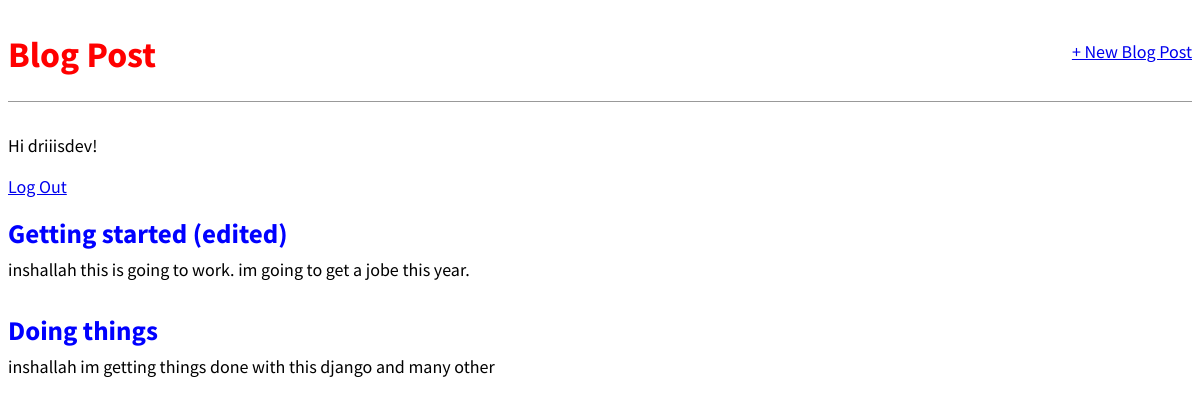
The app's page / (signed in) with its own data.
### blog/models.py (models this page shows, shortened)
class Post(models.Model):
    title = models.CharField(max_length=250)
    author = models.ForeignKey(
        'auth.User',
        on_delete=models.CASCADE,
    )
    body = models.TextField()

### blog/views.py (the view)
# urls.py: path('', BlogListView.as_view(), name='home'),
class BlogListView(ListView):
    model = Post
    template_name = 'home.html'

### templates/home.html
{%extends 'base.html'%}
{%block content%}
{%for post in object_list%}
<div class="post-entry">
    <h2><a href="{%url 'post_detail' post.pk%}">{{ post.title }}</a></h2>
    <p>{{ post.body }}</p>
</div>
{%endfor%}
{%endblock content%}

### templates/base.html (shortened to what this page needs)
<!DOCTYPE html>
<html lang="en">
{%load static%}
<head>
    <link rel="stylesheet" href="{%static 'css/base.css'%}">
</head>
<body>
    <div>
        <header>
            <div class="nav-left">
                <h1><a href="{%url 'home'%}">Blog Post</a></h1>
            </div>
            <div class="nav-right">
                <a href="{%url 'post_new'%}">+ New Blog Post</a>
            </div>
        </header>
        {%if user.is_authenticated%}
            <p>Hi {{user.username}}!</p>
            <p><a href="{%url 'logout'%}">Log Out</a></p>
        {%else%}
            <p>you are not logged in</p>
            <p><a href="{% url 'login'%}">Log In</a></p>
        {%endif%}
        {%block content%}
        {%endblock content%}
    </div>
</body>
</html>

### static/css/base.css (style rules this page uses)
body { font-family: 'Source Sans Pro', sans-serif; font-size: 18px; }
header { border-bottom: 1px solid #999; margin-bottom: 2rem; display: flex; }
header h1 a { color: red; text-decoration: none; }
.nav-left { margin-right: auto; }
.nav-right { display: flex; padding-top: 2rem; }
.post-entry { margin-bottom: 2rem; }
.post-entry h2 { margin: 0.5rem 0; }
.post-entry h2 a, .post-entry h2 a:visited { color: blue; text-decoration: none; }
.post-entry p { margin: 0; font-weight: 400; }

### records on screen
Post: title "Getting started (edited)", body "inshallah this is going to work. im going to get a jobe this year."
Post: title "Doing things", body "inshallah im getting things done with this django and many other"

### other values on screen
{{ user.username }} "driiisdev"
